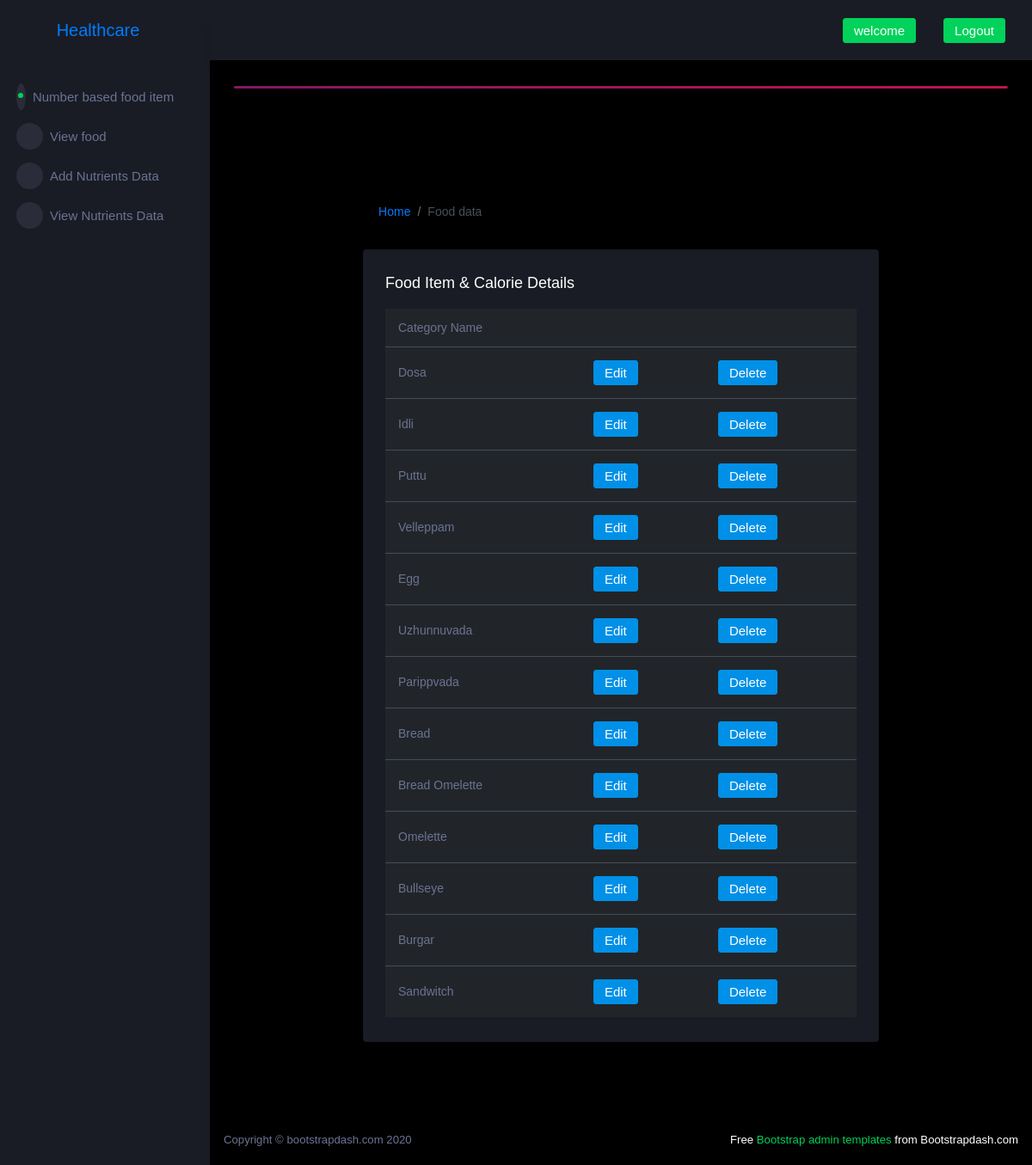
The page /BackendApp/view_numberbasis_item/ on the database its author committed.
### BackendApp/models.py (models this page shows)
class number_basis_foodDB(models.Model):
    item_name=models.CharField(max_length=100,null=True,blank=True)

### BackendApp/views.py (the view)
# urls.py: path('view_numberbasis_item/',views.view_numberbasis_item,name='view_numberbasis_item'),
def view_numberbasis_item(request):
    data=number_basis_foodDB.objects.all()
    return render(request,'view_numberbasis_items.html', {'data': data})

### BackendApp/templates/view_numberbasis_items.html (shortened to what this page needs)
<!DOCTYPE html>
{% extends 'index.html' %}
{% block content %}
<html lang="en">
  <head>
    <link rel="stylesheet" href="../../assets/vendors/mdi/css/materialdesignicons.min.css">
    <link rel="stylesheet" href="../../assets/vendors/css/vendor.bundle.base.css">
    <link rel="stylesheet" href="../../assets/vendors/select2/select2.min.css">
    <link rel="stylesheet" href="../../assets/vendors/select2-bootstrap-theme/select2-bootstrap.min.css">
    <link rel="stylesheet" href="../../assets/css/style.css">
  </head>
  <body>
    <div class="container-scroller">
      <div class="container-fluid page-body-wrapper">
        <div class="main-panel">
          <div class="content-wrapper">
            <div class="page-header">
              <nav aria-label="breadcrumb">
                <ol class="breadcrumb">
                  <li class="breadcrumb-item"><a href="{% url 'index' %}">Home</a></li>
                  <li class="breadcrumb-item active" aria-current="page">Food data</li>
                </ol>
              </nav>
            </div>
            <div class="row">
              <div class="col-lg-12 grid-margin stretch-card">
                <div class="card">
                  <div class="card-body">
                    <h4 class="card-title">Food Item & Calorie Details</h4>
                    <div class="table-responsive">
                      <table class="table table-dark">
                        <thead style="color:white;">
                          <tr>
                            <th> Category Name </th>
                          </tr>
                        </thead>
                        <tbody>
                        {% for i in data %}
                          <tr>
                            <td> {{i.item_name}} </td>
                            <td>
                                <a href="">
                                    <button class="btn btn-primary">Edit</button>
                                </a>
                            </td>
                            <td>
                                  <a href="">
                                    <button class="btn btn-primary">Delete</button>
                                </a>
                            </td>
                          </tr>
                        {% endfor %}
                        </tbody>
                      </table>
                    </div>
                  </div>
                </div>
              </div>
            </div>
          </div>
        </div>
      </div>
    </div>
  </body>
</html>
{% endblock %}

### rows shown on the page
number_basis_foodDB: item_name "Dosa"
number_basis_foodDB: item_name "Idli"
number_basis_foodDB: item_name "Puttu"
number_basis_foodDB: item_name "Velleppam"
number_basis_foodDB: item_name "Egg"
number_basis_foodDB: item_name "Uzhunnuvada"
number_basis_foodDB: item_name "Parippvada"
number_basis_foodDB: item_name "Bread"
number_basis_foodDB: item_name "Bread Omelette"
number_basis_foodDB: item_name "Omelette"
number_basis_foodDB: item_name "Bullseye"
number_basis_foodDB: item_name "Burgar"
number_basis_foodDB: item_name "Sandwitch"
